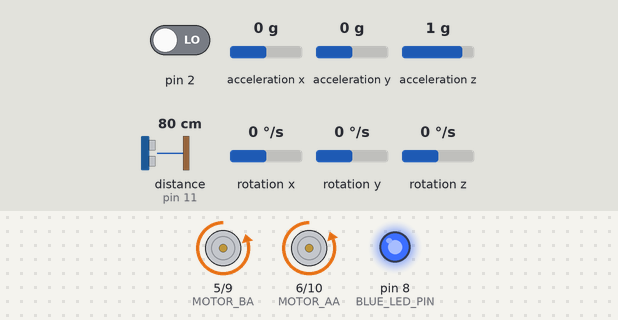
This sketch was run on a simulated Arduino Uno, built with avr-gcc and run on an emulated ATmega328P. Shown: motor-driver pin pairs drawn as motors (green arrow = first pin HIGH = forward, orange = second pin HIGH = backward, longer = more drive), output pins drawn as LEDs (lit = HIGH). The inputs (shaded band) are chosen by the test bench; at power-on: acceleration x 0 g, distance to the obstacle (sensor on pin 11) 80 cm, acceleration z 1 g, pin 2 LOW, acceleration y 0 g, rotation x 0 °/s, rotation y 0 °/s, rotation z 0 °/s. The echo pulse lasts 58.3 µs per cm; the sensor or clock chip raises its interrupt line as the real part does; random numbers use the default seed unless the sketch sets one.

Above: at 7.7 s.
7.8 s: acceleration x set to 0.2 g
At 8.7 s:
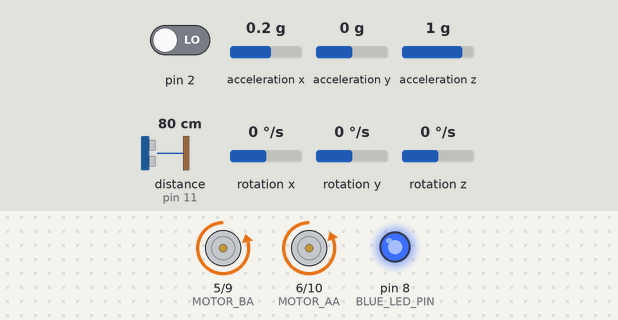
9.3 s: distance to the obstacle (sensor on pin 11) set to 17 cm
10.8 s: distance to the obstacle (sensor on pin 11) set to 14 cm
At 11.6 s:
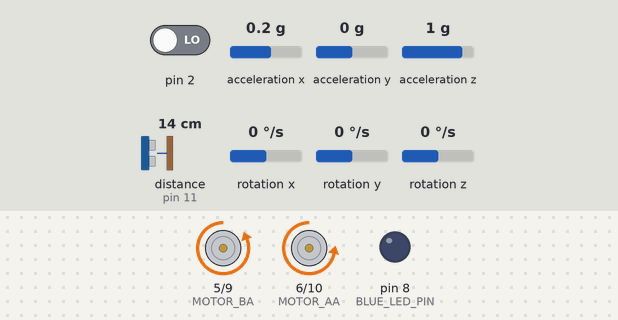
13.8 s: acceleration z set to -0.8 g
At 14.17 s:
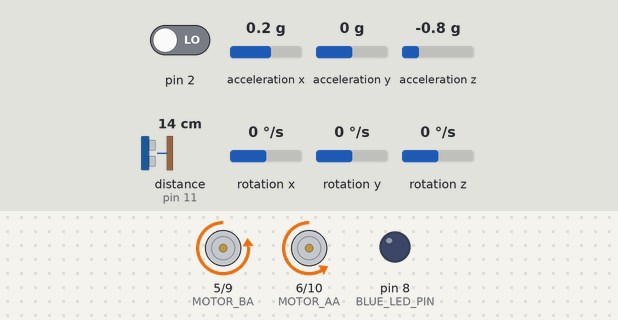
16.8 s: pin 2 driven HIGH
At 18.59 s:
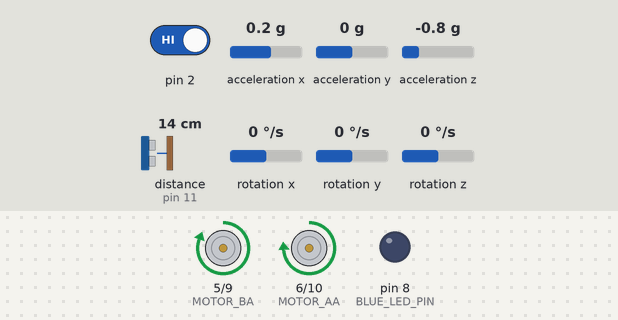
19.8 s: acceleration x set to -0.3 g
Timing chart, 0 to 23.8 s (numbered marks = the images above; inputs shaded):
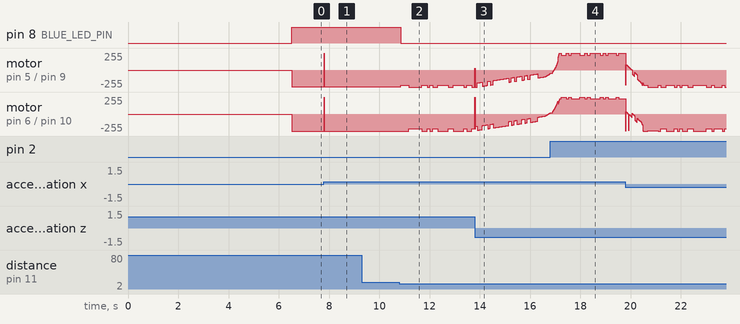

Measured:
- the behaviour switches between 16 and 15 cm on distance to the obstacle (sensor on pin 11) (found by bisection; images 1 and 2)
- after the input at 7.8 s, motor on pin 5 (MOTOR_BA) / pin 9 (MOTOR_BB): backward 249/255 → forward 255/255 at once, → backward 249/255 0.01 s later; motor on pin 6 (MOTOR_AA) / pin 10 (MOTOR_AB): backward 255/255 → forward 249/255 at once, → backward 255/255 0.01 s later
- after the input at 9.3 s, every drawn part: stays the same
- after the input at 10.8 s, pin 8 (BLUE_LED_PIN): HIGH → LOW after 0.06 s; motor on pin 5 (MOTOR_BA) / pin 9 (MOTOR_BB): backward 249/255 → backward 230/255 after 0.06 s, → backward 255/255 0.32 s later, → backward 230/255 0.52 s later, → backward 255/255 0.21 s later, … (12 changes in this stretch)

The sketch:

balancer.ino
```cpp
// The control scheme heavily inspired by B-robot:
// https://github.com/jjrobots/B-ROBOT/blob/master/BROBOT/BROBOT.ino
#include <PID_v1.h>
#include <I2Cdev.h>
#include <MPU6050_6Axis_MotionApps20.h>
#include <NewPing.h>

// Pin mapping
const int BLUE_LED_PIN = 8, PING_TRIG = 4, PING_ECHO = 11,
          MOTOR_AA = 6, MOTOR_AB = 10,
          MOTOR_BA = 5, MOTOR_BB = 9;

// Some constants related to the control loops
// There's a PI loop for controlling the target pitch, given the target speed.
// This way the robot can be made to lean forward and accelerate.
// A PID loop then controls the motors to reach the target pitch.
const double Kpa = 0.0010, Kia = 0.0012, Kda = 0,  // target pitch control
             Kpm = 1200,   Kim = 5000,   Kdm = 60, // motor control
             GYRO_WEIGHT = 0.25, LOWPASS_PARAM = 0.05;
const int PID_SAMPLE_TIME = 5;

// Some motion parameters for trimming etc.
const double FALL_THRESHOLD = 0.5;
const int FALL_DELAY = 500, RAISE_DELAY = 1500,
          REVERSE_TIME = 1000, START_DELAY = 6000;
const int THROTTLE_FWD = -105, THROTTLE_BWD = 80,
          TRIM_LEFT = -35, TRIM_RIGHT = 25, TRIM_FWD = 6;
const int PING_INTERVAL = 100, PING_RANGE = 15;
const float TARGET_PITCH_MAX = 0.22, TARGET_PITCH_MIN = -0.2,
            TARGET_PITCH_BALANCE = 0.15;

// Some necessary state variables
unsigned long reverseTime = 0, fallTime = 0, lastPing = 0;
int turnParam = 0;
bool fallen = true;
// PID loops
double filteredSpeed = 0, targetPitch = 0, pitch = 0, motorSpeed = 0,
       targetSpeed = 0;
PID pitchPID(&filteredSpeed, &targetPitch, &targetSpeed, Kpa, Kia, Kda, REVERSE);
PID motorPID(&pitch, &motorSpeed, &targetPitch, Kpm, Kim, Kdm, DIRECT);
// MPU related stuff
MPU6050 mpu;
uint16_t packetSize;
uint16_t fifoCount;
uint8_t fifoBuffer[64];
uint8_t mpuIntStatus;
Quaternion q;
VectorFloat gravity;
int16_t gyro[3];
// Ultrasonic sensor
NewPing sonar(PING_TRIG, PING_ECHO, PING_RANGE);

void updateMotors() {
    updateMotorPWM(motorSpeed + turnParam, MOTOR_AA, MOTOR_AB);
    updateMotorPWM(motorSpeed - turnParam, MOTOR_BA, MOTOR_BB);
}

void updateMotorPWM(int speed, const int pinA, const int pinB) {
    if (speed < 0) {
        digitalWrite(pinA, HIGH);
        analogWrite(pinB, constrain(255 + speed, 0, 255));
    } else {
        digitalWrite(pinA, LOW);
        analogWrite(pinB, constrain(speed, 0, 255));
    }
}

volatile bool gMpuInterrupt = false;
void mpuDataReady() {
    gMpuInterrupt = true;
}

void setup() {
    // Pin setup
    pinMode(MOTOR_AA, OUTPUT);
    pinMode(MOTOR_AB, OUTPUT);
    pinMode(MOTOR_BA, OUTPUT);
    pinMode(MOTOR_BB, OUTPUT);
    pinMode(BLUE_LED_PIN, OUTPUT);

    pitchPID.SetOutputLimits(TARGET_PITCH_MIN, TARGET_PITCH_MAX);
    pitchPID.SetSampleTime(PID_SAMPLE_TIME);
    motorPID.SetOutputLimits(-255, 255);
    motorPID.SetSampleTime(PID_SAMPLE_TIME);

    Wire.begin();
    Wire.setClock(400000L);
    digitalWrite(SDA, LOW);
    digitalWrite(SCL, LOW);
    mpu.initialize();
    mpu.dmpInitialize();
    mpu.setXAccelOffset(-2927);
    mpu.setYAccelOffset(1505);
    mpu.setZAccelOffset(1500);
    mpu.setXGyroOffset(105);
    mpu.setYGyroOffset(14);
    mpu.setZGyroOffset(31);
    mpu.setDMPEnabled(true);
    attachInterrupt(digitalPinToInterrupt(2), mpuDataReady, RISING);
    mpuIntStatus = mpu.getIntStatus();
    packetSize = mpu.dmpGetFIFOPacketSize();

    stop();
    updateMotors();

    delay(START_DELAY);
}

void loop() {
    while (!gMpuInterrupt && fifoCount < packetSize) mainLoop();
    readMPU();
}

void forward() {
    targetSpeed = THROTTLE_FWD;
    turnParam = TRIM_FWD;
    digitalWrite(BLUE_LED_PIN, HIGH);
    reverseTime = 0;
}

void reverseAndTurn() {
    if (random(0, 2) == 0) turnParam = TRIM_LEFT;
    else turnParam = TRIM_RIGHT;
    targetSpeed = THROTTLE_BWD;
    digitalWrite(BLUE_LED_PIN, LOW);
}

void stop() {
    sonar.timer_stop();
    motorSpeed = 0;
    targetSpeed = 0;
    targetPitch = TARGET_PITCH_BALANCE;
    turnParam = 0;
    reverseTime = 0;
    digitalWrite(BLUE_LED_PIN, LOW);
}

volatile bool gObstacleDetected = false;
void pingCheck() {
    if (sonar.check_timer()) gObstacleDetected = true;
}

void mainLoop() {
    unsigned long currentTime = millis();

    if (!fallen) {
        if (abs(pitch) > FALL_THRESHOLD &&
            currentTime - fallTime > RAISE_DELAY) {
            // Oh no, we've fallen again!
            stop();
            pitchPID.SetMode(MANUAL);
            motorPID.SetMode(MANUAL);
            fallTime = currentTime;
            fallen = true;
        } else {
            // Normal operation when not fallen or trying to raise up
            if (gObstacleDetected) {
                // If obstacle detected, start reversing
                gObstacleDetected = false;
                reverseTime = currentTime;
                reverseAndTurn();
            }

            if (reverseTime != 0 && currentTime - reverseTime > REVERSE_TIME) {
                // We should revert from reversing
                forward();
            } else if (currentTime - lastPing > PING_INTERVAL) {
                lastPing = currentTime;
                sonar.ping_timer(pingCheck);
            }
        }
    } else if (currentTime - fallTime > FALL_DELAY) {
        fallen = false;
        forward();
        pitchPID.SetMode(AUTOMATIC);
        motorPID.SetMode(AUTOMATIC);
    }

    pitchPID.Compute();
    motorPID.Compute();
    updateMotors();
}

void readMPU() {
    gMpuInterrupt = false;
    mpuIntStatus = mpu.getIntStatus();
    fifoCount = mpu.getFIFOCount();
    if ((mpuIntStatus & 0x10) || fifoCount == 1024) mpu.resetFIFO();
    else if (mpuIntStatus & 0x02) {
        while (fifoCount < packetSize) fifoCount = mpu.getFIFOCount();
        mpu.getFIFOBytes(fifoBuffer, packetSize);
        fifoCount -= packetSize;

        mpu.dmpGetQuaternion(&q, fifoBuffer);
        mpu.dmpGetGravity(&gravity, &q);
        mpu.dmpGetGyro(gyro, fifoBuffer);

        pitch = atan(gravity.x /
            sqrt(gravity.y*gravity.y + gravity.z*gravity.z));
        double speedEstimate = motorSpeed + GYRO_WEIGHT * gyro[1];
        filteredSpeed = filteredSpeed -
            LOWPASS_PARAM * (filteredSpeed - speedEstimate);
    }
}
```
